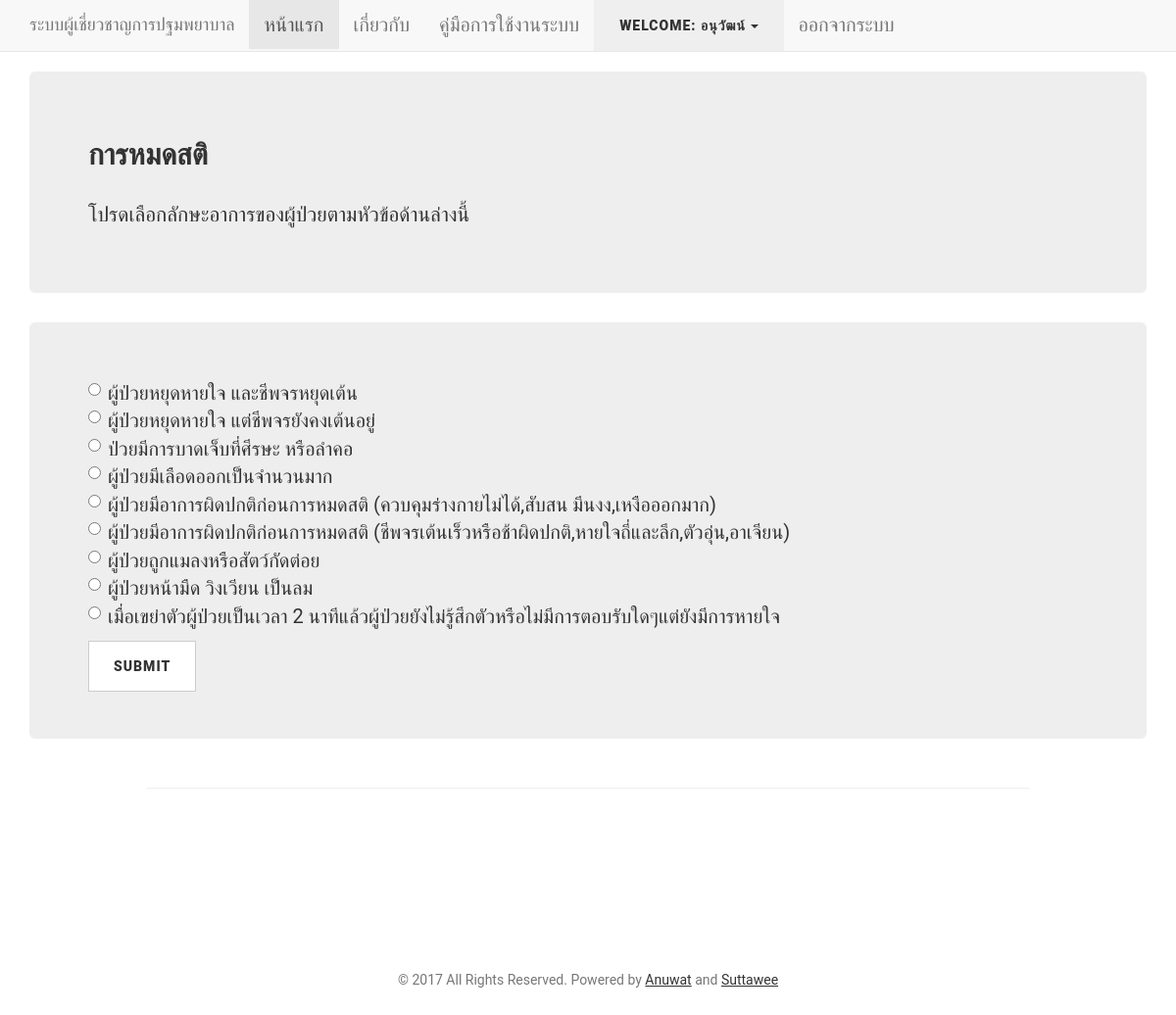
Screenshot of /sym_unconscious.php (signed in) with the database file from the repository.
### tables this page shows
CREATE TABLE `sym_cases_level1` (
  `case_id` int(11) NOT NULL,
  `sym_level_flag` varchar(40) NOT NULL,
  `case_name` text NOT NULL,
  `case_info` text NOT NULL,
  `result_id` int(11) DEFAULT NULL,
  `case_sym_flag` varchar(40) NOT NULL,
  `sym_id` int(11) NOT NULL
);

### sym_unconscious.php (the view, shortened to what this page needs)
<?php
    if(@$_SESSION['username'] == NULL){
        echo "<!DOCTYPE html>";
            echo "<html>";
            echo "<link rel=\"stylesheet\" href=\"css/bootstrap.min.css\">";
            echo "<body style=\"background-color:black\">";
            echo "<center>";
            echo "<div class=\"jumbotron\" style=\"background-color:black\">";
            echo "<a href=\"user_login.php\">";
            echo "<h1 class=\"btn btn-danger\" style=\"color:white\">#ERROR #GO TO LOGIN NOW</h1>";
            echo "</a>";
            echo "</div>";
            echo "</center>";
            echo "</body>";
            echo "</html>";
    }else{
?>
<?php
require 'connect_db.php';
?>
<!DOCTYPE html>
<html lang="en">
  <head>
    <link href="vendor/bootstrap/css/bootstrap.min.css" rel="stylesheet">
    <link href="css/clean-blog.min.css" rel="stylesheet">
  </head>
  <body>
    <nav class="navbar navbar-default navbar-static-top">
      <div class="container">
        <div class="navbar-header">
          <a class="navbar-brand" href="index.php"">ระบบผู้เชี่ยวชาญการปฐมพยาบาล</a>
        </div>
        <div id="navbar" class="navbar-collapse collapse">
          <ul class="nav navbar-nav">
            <li class="active"><a href="index.php">หน้าแรก</a></li>
            <li><a href="about.php">เกี่ยวกับ</a></li>
            <li><a href="docs/manual.pdf">คู่มือการใช้งานระบบ</a></li>
						<li><div class="dropdown">
  <button class="btn" type="button" data-toggle="dropdown"><?php echo "Welcome: ".$_SESSION['username']; ?>
  <span class="caret"></span></button>
</div></li>
            <li><a href="user_logout.php">ออกจากระบบ</a></li>
          </ul>
        </div>
      </div>
    </nav>
    <div class="container">
      <div class="jumbotron">
        <h2>การหมดสติ</h2>
        <p>
        	โปรดเลือกลักษะอาการของผู้ป่วยตามหัวข้อด้านล่างนี้
        </p>
      </div>
</div>
       <div class="container">
        <?php
          $sql = "SELECT case_name,case_info FROM sym_cases_level1 where sym_id=1";
          $result = $connect_db->query($sql);
          if ($result->num_rows > 0) {
            ?>
      <div class="jumbotron">
        <form action="sym_unconscious_result.php" method="GET">
        <div class="radio">
        <?php
          while($row = $result->fetch_assoc()) {
            echo '<label><input type="radio" name="case_name" value="'.$row["case_name"].'" required>' . $row["case_info"].'</label>' .'<br>';
          }
          } else {
            echo "0 results";
          }
        ?>
		</div>
    <button type="submit" class="btn btn-default">Submit</button>
  </form>
      </div>
    </div>
    <hr width="75%">
     <br /><br /><br /><footer>
       <p class="copyright text-muted">&copy; 2017 All Rights Reserved. Powered by <a href="https://www.facebook.com/un4ckn0wl3z" target="_blank">Anuwat</a> and <a href="https://www.facebook.com/suttawee555?fref=ts" target="_blank">Suttawee</a></p><br /><br /><br /><br />
    </footer>
  </body>
</html>
<?php
}
?>

### rows the page displays
sym_cases_level1: case_info "ผู้ป่วยหยุดหายใจ และชีพจรหยุดเต้น"
sym_cases_level1: case_info "ผู้ป่วยหยุดหายใจ แต่ชีพจรยังคงเต้นอยู่"
sym_cases_level1: case_info "ป่วยมีการบาดเจ็บที่ศีรษะ หรือลำคอ"
sym_cases_level1: case_info "ผู้ป่วยมีเลือดออกเป็นจำนวนมาก"
sym_cases_level1: case_info "ผู้ป่วยมีอาการผิดปกติก่อนการหมดสติ (ควบคุมร่างกายไม่ได้,สับสน มึนงง,เหงือออกมาก)"
sym_cases_level1: case_info "ผู้ป่วยมีอาการผิดปกติก่อนการหมดสติ (ชีพจรเต้นเร็วหรือช้าผิดปกติ,หายใจถี่และลึก,ตัวอุ่น,อาเจียน)"
sym_cases_level1: case_info "ผู้ป่วยถูกแมลงหรือสัตว์กัดต่อย"
sym_cases_level1: case_info "ผู้ป่วยหน้ามืด วิงเวียน เป็นลม"
sym_cases_level1: case_info "เมื่อเขย่าตัวผู้ป่วยเป็นเวลา 2 นาทีแล้วผู้ป่วยยังไม่รู้สึกตัวหรือไม่มีการตอบรับใดๆแต่ยังมีการหายใจ"

### other values shown
$_SESSION['username'] "อนุวัฒน์"
